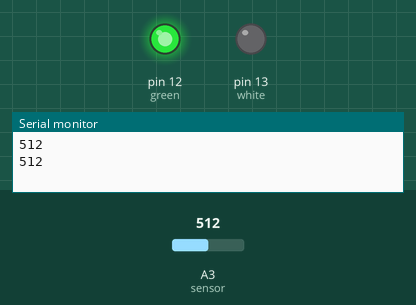
Recording of a sketch running on a simulated Arduino Uno, built with avr-gcc and run on an emulated ATmega328P. Shown: output pins drawn as LEDs (lit = HIGH), the last lines printed to the serial monitor. The inputs (shaded band) are chosen by the test bench; at power-on: A3 (sensor) = 512.

Above: at 2.8 s.
2.9 s: A3 (sensor) set to 584
5.2 s: A3 (sensor) set to 619
At 6.6 s:
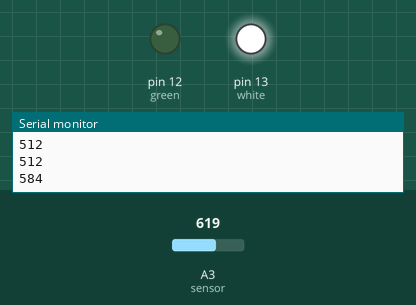
7.5 s: A3 (sensor) set to 590
At 10.8 s:
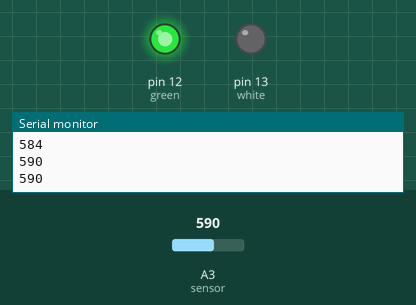
11.5 s: A3 (sensor) set to 610
At 12.4 s:
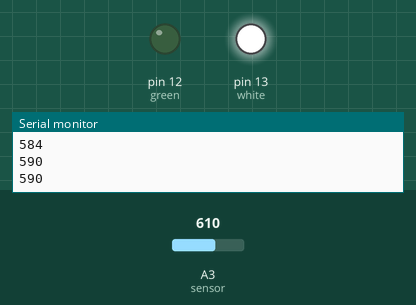
Timing chart, 0 to 14.5 s (numbered marks = the images above; inputs shaded):
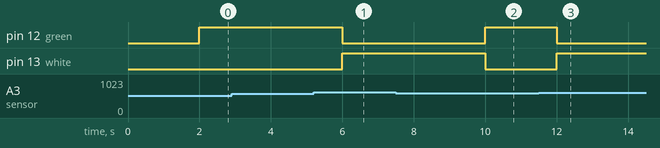

The sketch:

sketch_apr12a_lie_detector.ino
```cpp
int white = 13;
int green = 12;

void setup()
{
pinMode(white, OUTPUT);
pinMode(green, OUTPUT);
Serial.begin(9600);

}
void loop()
{

Serial.print(analogRead(A3)); // Read Pulse sensor value
Serial.print("\n");
delay(2000);

if(analogRead(A3) > 600){
  digitalWrite(white, HIGH);
  digitalWrite(green, LOW);                                                                                                                                                                                                                                                     delay(2000);
}
else{
  digitalWrite(green, HIGH);
  digitalWrite(white, LOW);
}
}
```

Measured:
- the behaviour switches between 600 and 601 on A3 (sensor) (found by bisection; images 0 and 1)
- after the input at 5.2 s, pin 12 (green): HIGH → LOW after 0.80 s; pin 13 (white): LOW → HIGH after 0.80 s
- after the input at 7.5 s, pin 12 (green): LOW → HIGH after 2.5 s; pin 13 (white): HIGH → LOW after 2.5 s
- after the input at 11.5 s, pin 12 (green): HIGH → LOW after 0.50 s; pin 13 (white): LOW → HIGH after 0.50 s
